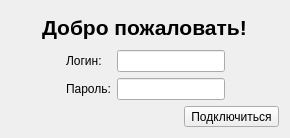
<?xml version="1.0" encoding="UTF-8"?>
<ui version="4.0">
 <class>UserAuthorization</class>
 <widget class="QWidget" name="UserAuthorization">
  <property name="geometry">
   <rect>
    <x>0</x>
    <y>0</y>
    <width>290</width>
    <height>138</height>
   </rect>
  </property>
  <property name="windowTitle">
   <string>Form</string>
  </property>
  <layout class="QVBoxLayout" name="verticalLayout">
   <item>
    <layout class="QHBoxLayout" name="horizontalLayout">
     <item>
      <spacer name="horizontalSpacer">
       <property name="orientation">
        <enum>Qt::Horizontal</enum>
       </property>
       <property name="sizeHint" stdset="0">
        <size>
         <width>40</width>
         <height>20</height>
        </size>
       </property>
      </spacer>
     </item>
     <item>
      <widget class="QLabel" name="label">
       <property name="font">
        <font>
         <pointsize>16</pointsize>
         <weight>75</weight>
         <bold>true</bold>
        </font>
       </property>
       <property name="text">
        <string>Добро пожаловать!</string>
       </property>
      </widget>
     </item>
     <item>
      <spacer name="horizontalSpacer_2">
       <property name="orientation">
        <enum>Qt::Horizontal</enum>
       </property>
       <property name="sizeHint" stdset="0">
        <size>
         <width>40</width>
         <height>20</height>
        </size>
       </property>
      </spacer>
     </item>
    </layout>
   </item>
   <item>
    <layout class="QGridLayout" name="gridLayout">
     <item row="0" column="1">
      <widget class="QLabel" name="label_2">
       <property name="text">
        <string>Логин:</string>
       </property>
      </widget>
     </item>
     <item row="1" column="2">
      <widget class="QLineEdit" name="lePassword"/>
     </item>
     <item row="0" column="2">
      <widget class="QLineEdit" name="leLogin"/>
     </item>
     <item row="1" column="0">
      <spacer name="horizontalSpacer_4">
       <property name="orientation">
        <enum>Qt::Horizontal</enum>
       </property>
       <property name="sizeHint" stdset="0">
        <size>
         <width>40</width>
         <height>20</height>
        </size>
       </property>
      </spacer>
     </item>
     <item row="1" column="1">
      <widget class="QLabel" name="label_3">
       <property name="text">
        <string>Пароль:</string>
       </property>
      </widget>
     </item>
     <item row="0" column="0">
      <spacer name="horizontalSpacer_3">
       <property name="orientation">
        <enum>Qt::Horizontal</enum>
       </property>
       <property name="sizeHint" stdset="0">
        <size>
         <width>40</width>
         <height>20</height>
        </size>
       </property>
      </spacer>
     </item>
     <item row="0" column="3">
      <spacer name="horizontalSpacer_5">
       <property name="orientation">
        <enum>Qt::Horizontal</enum>
       </property>
       <property name="sizeHint" stdset="0">
        <size>
         <width>40</width>
         <height>20</height>
        </size>
       </property>
      </spacer>
     </item>
     <item row="1" column="3">
      <spacer name="horizontalSpacer_6">
       <property name="orientation">
        <enum>Qt::Horizontal</enum>
       </property>
       <property name="sizeHint" stdset="0">
        <size>
         <width>40</width>
         <height>20</height>
        </size>
       </property>
      </spacer>
     </item>
    </layout>
   </item>
   <item>
    <layout class="QHBoxLayout" name="horizontalLayout_2">
     <item>
      <spacer name="horizontalSpacer_7">
       <property name="orientation">
        <enum>Qt::Horizontal</enum>
       </property>
       <property name="sizeHint" stdset="0">
        <size>
         <width>40</width>
         <height>20</height>
        </size>
       </property>
      </spacer>
     </item>
     <item>
      <widget class="QToolButton" name="tbConnection">
       <property name="text">
        <string>Подключиться</string>
       </property>
      </widget>
     </item>
    </layout>
   </item>
  </layout>
 </widget>
 <resources/>
 <connections/>
</ui>
